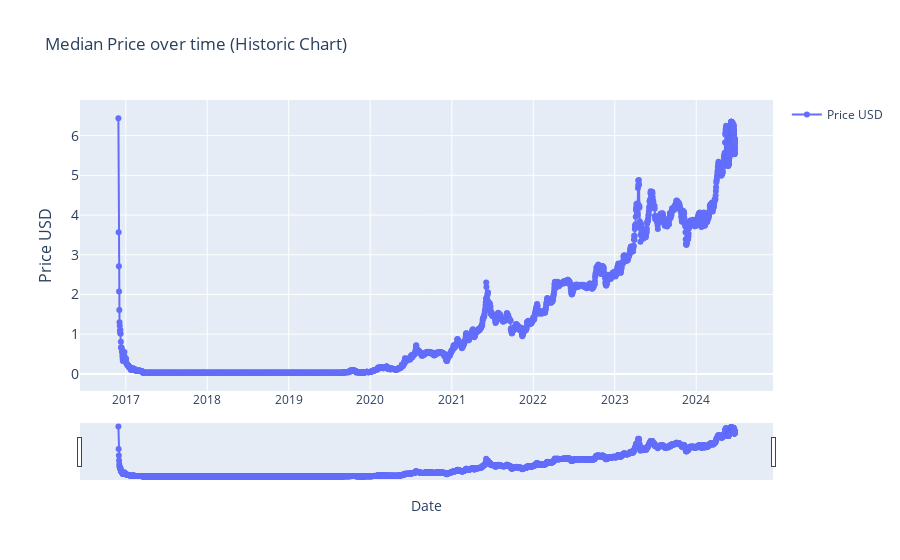

The notebook cell saved with this chart:
### Markdown cell above
### Historic Price (0)

### Code cell
# > Historic Price (Basic)


import plotly.graph_objects as go
import pandas as pd
from ipywidgets import interact, DatePicker
import numpy as np

# renames current item to df
df = current_item

# Function to update the graph based on the selected date range
def update_graph(start_date, end_date):
    # Filtering the data based on the date range
    mask = (df.index >= pd.to_datetime(start_date)) & (df.index <= pd.to_datetime(end_date))
    filtered_data = df.loc[mask]

    # Creating the plot
    fig = go.Figure()
    fig.add_trace(go.Scatter(x=filtered_data.index, y=filtered_data['price_usd'], mode='lines+markers', name='Price USD'))

    # Formatting
    fig.update_layout(
        title='Median Price over time (Historic Chart)',
        xaxis_title='Date',
        yaxis_title='Price USD',
        yaxis=dict(
            title='Price USD',
            titlefont_size=16,
            tickfont_size=14,
        ),
        xaxis=dict(  # Added lines for range slider
            rangeslider=dict(
                visible=True
            ),
            type="date"
        ),
        showlegend=True

        )

    fig.show()


# Creating interactive widgets for date selection
start_date_picker = DatePicker(description='Start Date', value=current_item.index[0], disabled=False)
end_date_picker = DatePicker(description='End Date', value=current_item.index[-1], disabled=False)

# Display the interactive widget
interact(update_graph, start_date=start_date_picker, end_date=end_date_picker)

### Figure 1 — Plotly figure (JSON) as saved in the notebook; plotly's stock layout.template omitted (floating-point values rounded to 4 significant figures; data arrays with more than 128 entries replaced by an {"elided": "..."} marker saying what was removed)
{"data": [{"mode": "lines+markers", "name": "Price USD", "type": "scatter", "x": {"elided": "3474 str values"}, "y": {"elided": "3474 float values"}}], "layout": {"showlegend": true, "title": {"text": "Median Price over time (Historic Chart)"}, "xaxis": {"rangeslider": {"visible": true}, "title": {"text": "Date"}, "type": "date"}, "yaxis": {"tickfont": {"size": 14}, "title": {"font": {"size": 16}, "text": "Price USD"}}}}
